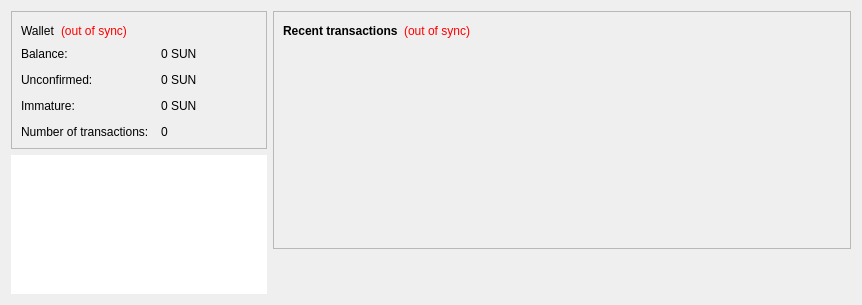
<?xml version="1.0" encoding="UTF-8"?>
<ui version="4.0">
 <class>OverviewPage</class>
 <widget class="QWidget" name="OverviewPage">
  <property name="geometry">
   <rect>
    <x>0</x>
    <y>0</y>
    <width>862</width>
    <height>305</height>
   </rect>
  </property>
  <property name="windowTitle">
   <string>Form</string>
  </property>
  
  <layout class="QHBoxLayout" name="horizontalLayout" stretch="0,1">
   <item>
    <layout class="QVBoxLayout" name="verticalLayout_2">
     <item>
      <widget class="QFrame" name="frame">
       <property name="frameShape">
        <enum>QFrame::StyledPanel</enum>
       </property>
       <property name="frameShadow">
        <enum>QFrame::Raised</enum>
       </property>
       <layout class="QVBoxLayout" name="verticalLayout_4">
        <item>
         <layout class="QHBoxLayout" name="horizontalLayout_4">
          <item>
           <widget class="QLabel" name="label_5">
            <property name="font">
             <font>
              <family>Helvetica Neue</family>
              <weight>50</weight>
              <bold>false</bold>
             </font>
            </property>
            <property name="text">
             <string>Wallet</string>
            </property>
           </widget>
          </item>
          <item>
           <widget class="QLabel" name="labelWalletStatus">
            <property name="toolTip">
             <string>The displayed information may be out of date. Your wallet automatically synchronizes with the SunCoin network after a connection is established, but this process has not completed yet.</string>
            </property>
            <property name="styleSheet">
             <string notr="true">QLabel { color: red; }</string>
            </property>
            <property name="text">
             <string notr="true">(out of sync)</string>
            </property>
            <property name="alignment">
             <set>Qt::AlignLeading|Qt::AlignLeft|Qt::AlignVCenter</set>
            </property>
           </widget>
          </item>
          <item>
           <spacer name="horizontalSpacer_2">
            <property name="orientation">
             <enum>Qt::Horizontal</enum>
            </property>
            <property name="sizeHint" stdset="0">
             <size>
              <width>40</width>
              <height>20</height>
             </size>
            </property>
           </spacer>
          </item>
         </layout>
        </item>
        <item>
         <layout class="QFormLayout" name="formLayout_2">
          <property name="fieldGrowthPolicy">
           <enum>QFormLayout::AllNonFixedFieldsGrow</enum>
          </property>
          <property name="horizontalSpacing">
           <number>12</number>
          </property>
          <property name="verticalSpacing">
           <number>12</number>
          </property>
          <item row="0" column="0">
           <widget class="QLabel" name="label">
            <property name="text">
             <string>Balance:</string>
            </property>
           </widget>
          </item>
          <item row="0" column="1">
           <widget class="QLabel" name="labelBalance">
            <property name="font">
             <font>
              <family>Helvetica Neue</family>
              <weight>50</weight>
              <bold>false</bold>
             </font>
            </property>
            <property name="cursor">
             <cursorShape>IBeamCursor</cursorShape>
            </property>
            <property name="toolTip">
             <string>Your current balance</string>
            </property>
            <property name="text">
             <string notr="true">0 SUN</string>
            </property>
            <property name="textInteractionFlags">
             <set>Qt::LinksAccessibleByMouse|Qt::TextSelectableByKeyboard|Qt::TextSelectableByMouse</set>
            </property>
           </widget>
          </item>
          <item row="1" column="0">
           <widget class="QLabel" name="label_3">
            <property name="text">
             <string>Unconfirmed:</string>
            </property>
           </widget>
          </item>
          <item row="1" column="1">
           <widget class="QLabel" name="labelUnconfirmed">
            <property name="font">
             <font>
              <family>Helvetica Neue</family>
              <weight>50</weight>
              <bold>false</bold>
             </font>
            </property>
            <property name="cursor">
             <cursorShape>IBeamCursor</cursorShape>
            </property>
            <property name="toolTip">
             <string>Total of transactions that have yet to be confirmed, and do not yet count toward the current balance</string>
            </property>
            <property name="text">
             <string notr="true">0 SUN</string>
            </property>
            <property name="textInteractionFlags">
             <set>Qt::LinksAccessibleByMouse|Qt::TextSelectableByKeyboard|Qt::TextSelectableByMouse</set>
            </property>
           </widget>
          </item>
          <item row="3" column="0">
           <widget class="QLabel" name="label_2">
            <property name="text">
             <string>Number of transactions:</string>
            </property>
           </widget>
          </item>
          <item row="3" column="1">
           <widget class="QLabel" name="labelNumTransactions">
            <property name="toolTip">
             <string>Total number of transactions in wallet</string>
            </property>
            <property name="text">
             <string notr="true">0</string>
            </property>
           </widget>
          </item>
          <item row="2" column="0">
           <widget class="QLabel" name="labelImmatureText">
            <property name="text">
             <string>Immature:</string>
            </property>
           </widget>
          </item>
          <item row="2" column="1">
           <widget class="QLabel" name="labelImmature">
            <property name="font">
             <font>
              <family>Helvetica Neue</family>
              <weight>50</weight>
              <bold>false</bold>
             </font>
            </property>
            <property name="toolTip">
             <string>Mined balance that has not yet matured</string>
            </property>
            <property name="text">
             <string notr="true">0 SUN</string>
            </property>
            <property name="textInteractionFlags">
             <set>Qt::LinksAccessibleByMouse|Qt::TextSelectableByKeyboard|Qt::TextSelectableByMouse</set>
            </property>
           </widget>
          </item>
         </layout>
        </item>
       </layout>
      </widget>
     </item>
     <item>
      <widget class="QGraphicsView" name="graphicsView">
       <property name="autoFillBackground">
        <bool>false</bool>
       </property>
       <property name="styleSheet">
        <string notr="true">background: url(:/icons/res/images/home_img.png) no-repeat;
border:none;
</string>
       </property>
      </widget>
     </item>
     <item>
      <spacer name="verticalSpacer">
       <property name="orientation">
        <enum>Qt::Vertical</enum>
       </property>
       <property name="sizeHint" stdset="0">
        <size>
         <width>20</width>
         <height>40</height>
        </size>
       </property>
      </spacer>
     </item>
    </layout>
   </item>
   <item>
    <layout class="QVBoxLayout" name="verticalLayout_3">
     <item>
      <widget class="QFrame" name="frame_2">
       <property name="frameShape">
        <enum>QFrame::StyledPanel</enum>
       </property>
       <property name="frameShadow">
        <enum>QFrame::Raised</enum>
       </property>
       <layout class="QVBoxLayout" name="verticalLayout">
        <item>
         <layout class="QHBoxLayout" name="horizontalLayout_2">
          <item>
           <widget class="QLabel" name="label_4">
            <property name="text">
             <string>&lt;b&gt;Recent transactions&lt;/b&gt;</string>
            </property>
           </widget>
          </item>
          <item>
           <widget class="QLabel" name="labelTransactionsStatus">
            <property name="toolTip">
             <string>The displayed information may be out of date. Your wallet automatically synchronizes with the SunCoin network after a connection is established, but this process has not completed yet.</string>
            </property>
            <property name="styleSheet">
             <string notr="true">QLabel { color: red; }</string>
            </property>
            <property name="text">
             <string notr="true">(out of sync)</string>
            </property>
            <property name="alignment">
             <set>Qt::AlignRight|Qt::AlignTrailing|Qt::AlignVCenter</set>
            </property>
           </widget>
          </item>
          <item>
           <spacer name="horizontalSpacer">
            <property name="orientation">
             <enum>Qt::Horizontal</enum>
            </property>
            <property name="sizeHint" stdset="0">
             <size>
              <width>40</width>
              <height>20</height>
             </size>
            </property>
           </spacer>
          </item>
         </layout>
        </item>
        <item>
         <widget class="QListView" name="listTransactions">
          <property name="styleSheet">
           <string notr="true">QListView { background: transparent; }</string>
          </property>
          <property name="frameShape">
           <enum>QFrame::NoFrame</enum>
          </property>
          <property name="verticalScrollBarPolicy">
           <enum>Qt::ScrollBarAlwaysOff</enum>
          </property>
          <property name="horizontalScrollBarPolicy">
           <enum>Qt::ScrollBarAlwaysOff</enum>
          </property>
          <property name="selectionMode">
           <enum>QAbstractItemView::NoSelection</enum>
          </property>
         </widget>
        </item>
       </layout>
      </widget>
     </item>
     <item>
      <spacer name="verticalSpacer_2">
       <property name="orientation">
        <enum>Qt::Vertical</enum>
       </property>
       <property name="sizeHint" stdset="0">
        <size>
         <width>20</width>
         <height>40</height>
        </size>
       </property>
      </spacer>
     </item>
    </layout>
   </item>
  </layout>
 </widget>
 <resources/>
 <connections/>
</ui>
